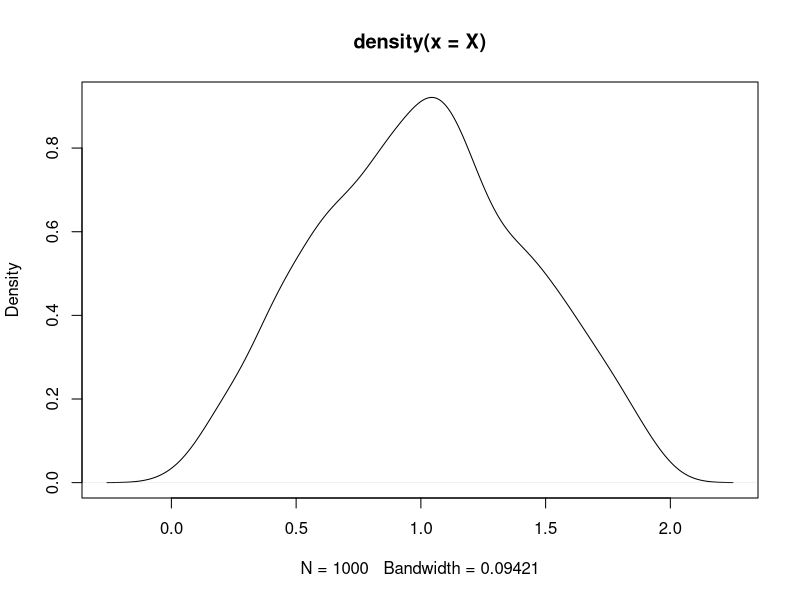
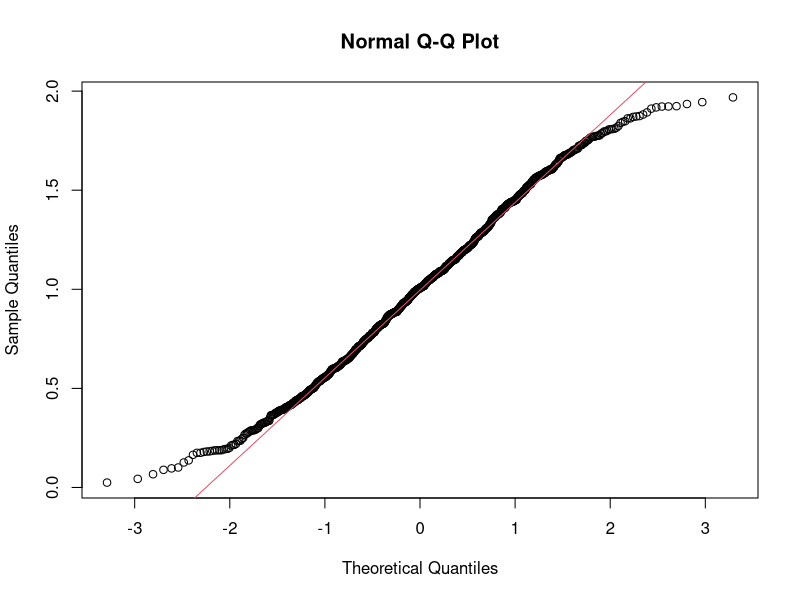
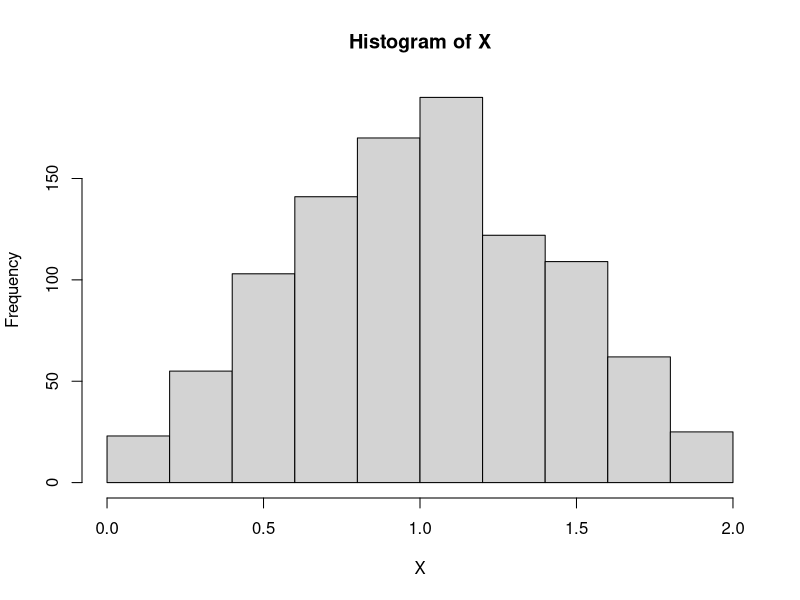
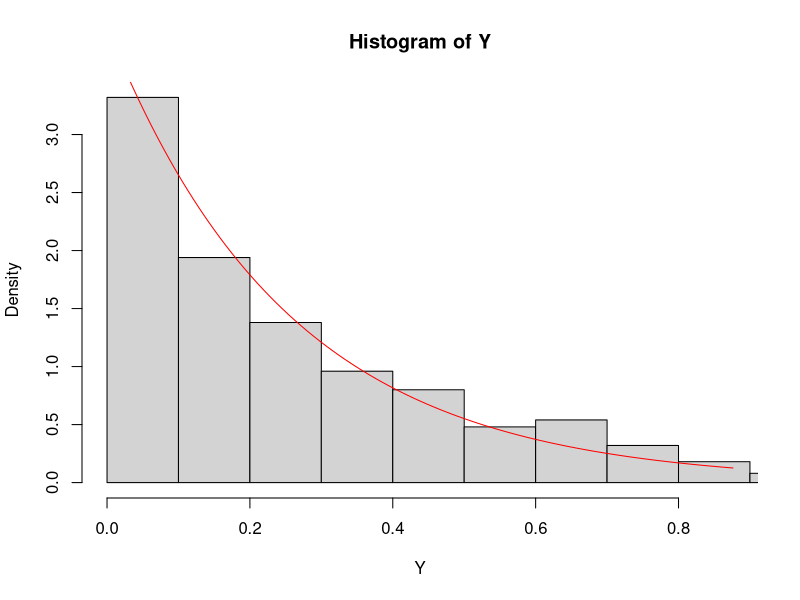
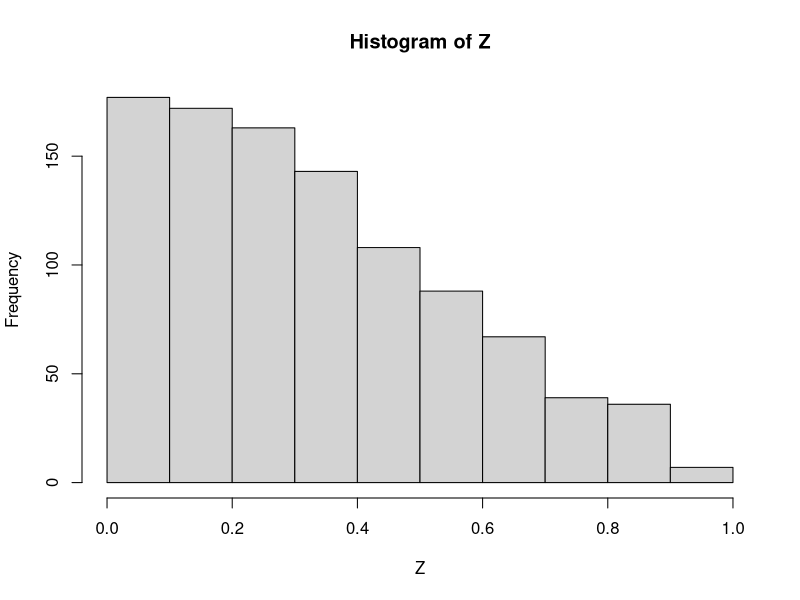

R code for these plots, in order:
## ---- chunk 1
library(MASS)

# a) B + C < 1/2
knitr::opts_chunk$set(echo = TRUE)
B <- runif(1000, min = 0, max = 1)
C <- runif(1000, min = 0, max = 1)

X <- B + C
plot(density(X))
shapiro.test(X)
qqnorm(X)
qqline(X, col = 2)
hist(X)

# I utalized the shapiro-wilk test and qqplots to show that X is a normal distribution.

# so according to the graph of X distribution, the X < 1/2 is equal to 0.5/2 = 0.125

# b) BC < 1/2
Y <- B * C
fit1 <- fitdistr(Y, "exponential")

hist_Y <- hist(Y, freq = FALSE, breaks = 10, xlim = c(0, quantile(Y, 0.99)))
curve(dexp(x, rate = fit1$estimate), col = "red", add = TRUE)

hist_density <- sum(hist_Y$density * .1)
hist_density_0.5 <- sum(hist_Y$density[1:5]*.1)
hist_density_0.5
# The Y distribution is exponential distribution.


#c) |B -C| < 1/2
Z <- abs(B-C)
hist(Z)
#From the plot, we can estimate the function f(x) = -200x + 200
int.fun <- function(x){-200*x + 200}
Pro_0.5 <- integrate(int.fun, lower = 0, upper = 0.5)
Pro_0.5
